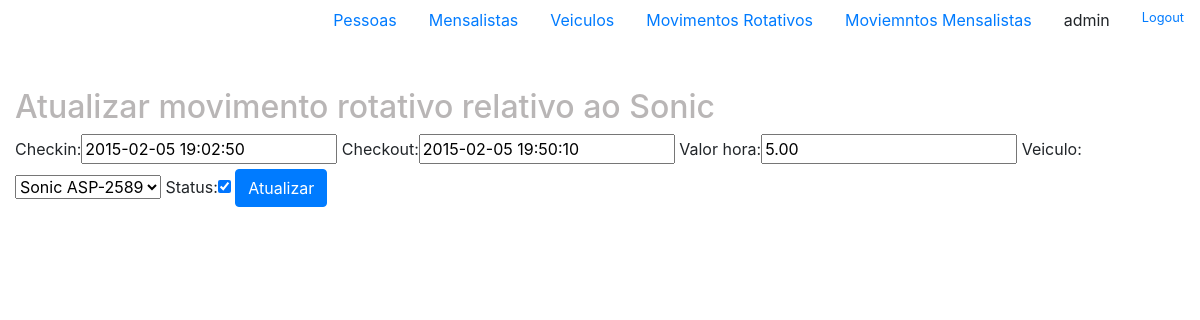
/sistema/movrotativo-update/3 (signed in), run on the app's committed database.
### core/models.py (models this page shows, shortened)
class MovRotativo(models.Model):
    checkin = models.DateTimeField(auto_now=False)
    checkout = models.DateTimeField(auto_now=False, null=True, blank=True)
    valor_hora = models.DecimalField(max_digits=5, decimal_places=2)
    veiculo = models.ForeignKey(Veiculo, on_delete=models.CASCADE)
    status = models.BooleanField(default=False)

class Veiculo(models.Model):
    proprietario = models.ForeignKey(Pessoa, on_delete=models.CASCADE)
    marca = models.ForeignKey(Marca, on_delete=models.CASCADE)
    modelo = models.CharField(max_length=60)
    placa = models.CharField(max_length=8)
    cor = models.CharField(max_length=20)
    observacoes = models.TextField('Observações', null=True, blank=True)
    def __str__(self):
        return self.modelo + ' '+ self.placa

### core/views.py (the view)
# urls.py: path('movrotativo-update/<int:pk>', views.movrotativo_update, name='movrotativo_update'),
@login_required
def movrotativo_update(request, pk):
    mov_rotativo = models.MovRotativo.objects.get(pk=pk)
    form = forms.MovRotativoForm(request.POST or None, instance=mov_rotativo)
    data = {'form':form, 'mov_rotativo':mov_rotativo}
    if request.method == 'POST':
        if form.is_valid():
            form.save()
            return redirect('core:lista_movrotativos')
    return render(request, 'core/movrotativo_update.html',data)

### core/forms.py
class MovRotativoForm(forms.ModelForm):
    class Meta:
        fields = ('__all__')
        model = models.MovRotativo

### core/templates/core/movrotativo_update.html (shortened to what this page needs)
{% extends 'base.html' %}
{% load bootstrap %}
{% block main %}
<div class="row">
    <div class="col-md-12">
        <h2>Atualizar movimento rotativo relativo ao {{ mov_rotativo.veiculo.modelo }}</h2>
    </div>
</div>
<div class="row">
    <div class="col-md-12">
        <form action="{% url 'core:movrotativo_update' mov_rotativo.id %}" method="post">
            {{form | bootstrap }}
            <input type="submit" class="btn btn-primary" value="Atualizar">
        </form>
    </div>
</div>
{% endblock main %}

### templates/base.html (shortened to what this page needs)
{% load static %}
<!DOCTYPE html>
<html lang="pt-br">
<head>
    <link rel="stylesheet" href="{% static 'bootstrap/css/bootstrap.min.css' %}">
    <link rel="stylesheet" href="{% static 'css/style.css' %}">
</head>
<body>
    {% if user.is_authenticated %}
        <nav class="nav justify-content-end">
            <li class="nav-item active">
                <a class="nav-link" href="{% url 'core:lista_pessoas' %}">Pessoas</a>
            </li>
            <li class="nav-item">
                    <a class="nav-link active" href="{% url 'core:lista_mensalistas' %}">Mensalistas</a>
            </li>
            <li class="nav-item">
                <a class="nav-link" href="{% url 'core:lista_veiculos' %}">Veiculos</a>
            </li>
            <li class="nav-item">
                <a class="nav-link" href="{% url 'core:lista_movrotativos' %}">Movimentos Rotativos</a>
            </li>
            <li class="nav-item">
                <a class="nav-link" href="{% url 'core:lista_movmensalistas' %}">Moviemntos Mensalistas</a>
            </li>
            {% if user.is_authenticated %}
            <a class="nav-link">{{user}}</a>
            <small><a class="nav-link" href="{% url 'logout' %}">Logout</a></small>
            {% else %}
            <a class="nav-link" href="/admin/login/?next=/sistema/pessoas/">Login</a>
            {% endif %}
        </nav>
        <br><br>
    {% endif %}
    <div class="container-fluid">
        {% block main %}
        {% endblock %}
    </div>
</body>
</html>

### static/css/style.css (style rules this page uses)
h2 { color:rgb(185, 182, 182) }

### data on the page
MovRotativo: veiculo.modelo "Sonic", checkin "2015-02-05 19:02:50", checkout "2015-02-05 19:50:10", valor_hora "5.00", veiculo "Sonic ASP-2589", status "☑"

### other printed values
{{ user }} "admin"
